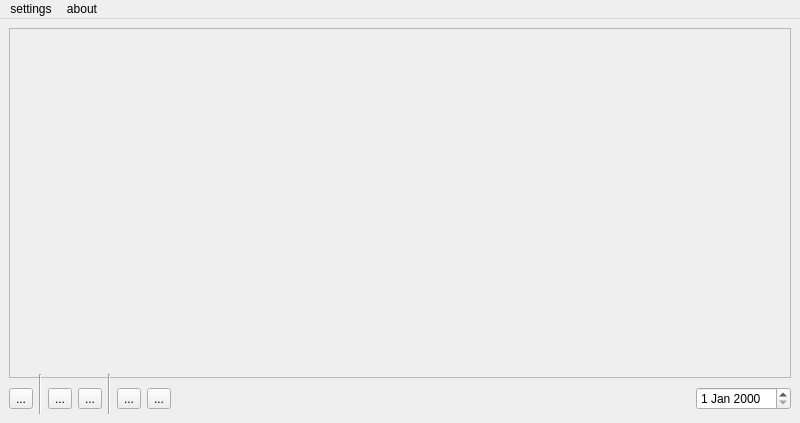
<?xml version="1.0" encoding="UTF-8"?>
<ui version="4.0">
 <class>MainWindow</class>
 <widget class="QMainWindow" name="MainWindow">
  <property name="geometry">
   <rect>
    <x>0</x>
    <y>0</y>
    <width>800</width>
    <height>423</height>
   </rect>
  </property>
  <property name="windowTitle">
   <string>MainWindow</string>
  </property>
  <widget class="QWidget" name="centralwidget">
   <property name="minimumSize">
    <size>
     <width>0</width>
     <height>400</height>
    </size>
   </property>
   <layout class="QGridLayout" name="gridLayout">
    <item row="0" column="0">
     <widget class="QGraphicsView" name="graphicsView">
      <property name="enabled">
       <bool>false</bool>
      </property>
      <property name="sizePolicy">
       <sizepolicy hsizetype="Expanding" vsizetype="Expanding">
        <horstretch>0</horstretch>
        <verstretch>0</verstretch>
       </sizepolicy>
      </property>
      <property name="minimumSize">
       <size>
        <width>0</width>
        <height>350</height>
       </size>
      </property>
     </widget>
    </item>
    <item row="1" column="0">
     <widget class="QStackedWidget" name="stackedWidget">
      <property name="minimumSize">
       <size>
        <width>0</width>
        <height>50</height>
       </size>
      </property>
      <property name="currentIndex">
       <number>0</number>
      </property>
      <widget class="QWidget" name="page_3">
       <widget class="QWidget" name="widget" native="true">
        <property name="geometry">
         <rect>
          <x>0</x>
          <y>10</y>
          <width>782</width>
          <height>50</height>
         </rect>
        </property>
        <layout class="QHBoxLayout" name="horizontalLayout">
         <item>
          <layout class="QHBoxLayout" name="horizontalLayout_7">
           <item>
            <widget class="QToolButton" name="toolButton">
             <property name="text">
              <string>...</string>
             </property>
             <property name="icon">
              <iconset resource="todoy.qrc">
               <normaloff>:/no/sketch_freedraw.png</normaloff>:/no/sketch_freedraw.png</iconset>
             </property>
            </widget>
           </item>
           <item>
            <widget class="Line" name="line_2">
             <property name="orientation">
              <enum>Qt::Vertical</enum>
             </property>
            </widget>
           </item>
           <item>
            <widget class="QToolButton" name="toolButton_color">
             <property name="text">
              <string>...</string>
             </property>
             <property name="icon">
              <iconset resource="todoy.qrc">
               <normaloff>:/no/control_personalization.png</normaloff>:/no/control_personalization.png</iconset>
             </property>
            </widget>
           </item>
           <item>
            <widget class="QToolButton" name="toolButton_undo">
             <property name="text">
              <string>...</string>
             </property>
             <property name="icon">
              <iconset resource="todoy.qrc">
               <normaloff>:/no/general_undo.png</normaloff>:/no/general_undo.png</iconset>
             </property>
            </widget>
           </item>
           <item>
            <widget class="Line" name="line">
             <property name="orientation">
              <enum>Qt::Vertical</enum>
             </property>
            </widget>
           </item>
           <item>
            <widget class="QToolButton" name="toolButton_trash">
             <property name="text">
              <string>...</string>
             </property>
             <property name="icon">
              <iconset resource="todoy.qrc">
               <normaloff>:/no/camera_delete.png</normaloff>:/no/camera_delete.png</iconset>
             </property>
            </widget>
           </item>
           <item>
            <widget class="QToolButton" name="toolButton_save">
             <property name="text">
              <string>...</string>
             </property>
             <property name="icon">
              <iconset resource="todoy.qrc">
               <normaloff>:/no/notes_save.png</normaloff>:/no/notes_save.png</iconset>
             </property>
            </widget>
           </item>
          </layout>
         </item>
         <item>
          <spacer name="horizontalSpacer">
           <property name="orientation">
            <enum>Qt::Horizontal</enum>
           </property>
           <property name="sizeHint" stdset="0">
            <size>
             <width>40</width>
             <height>20</height>
            </size>
           </property>
          </spacer>
         </item>
         <item>
          <widget class="QDateEdit" name="dateEdit"/>
         </item>
        </layout>
       </widget>
      </widget>
      <widget class="QWidget" name="page_4">
       <widget class="QWidget" name="widget_2" native="true">
        <property name="geometry">
         <rect>
          <x>0</x>
          <y>10</y>
          <width>782</width>
          <height>50</height>
         </rect>
        </property>
        <layout class="QHBoxLayout" name="horizontalLayout_5">
         <item>
          <widget class="QToolButton" name="toolButton_3">
           <property name="text">
            <string>...</string>
           </property>
           <property name="icon">
            <iconset resource="todoy.qrc">
             <normaloff>:/no/widgets_time_editor.png</normaloff>:/no/widgets_time_editor.png</iconset>
           </property>
          </widget>
         </item>
         <item>
          <widget class="Line" name="line_3">
           <property name="orientation">
            <enum>Qt::Vertical</enum>
           </property>
          </widget>
         </item>
         <item>
          <widget class="QLineEdit" name="lineEdit"/>
         </item>
         <item>
          <layout class="QHBoxLayout" name="horizontalLayout_6">
           <item>
            <widget class="QToolButton" name="toolButton_alarm">
             <property name="text">
              <string>...</string>
             </property>
             <property name="icon">
              <iconset resource="todoy.qrc">
               <normaloff>:/no/clock_calendar_alarm.png</normaloff>:/no/clock_calendar_alarm.png</iconset>
             </property>
            </widget>
           </item>
           <item>
            <widget class="QToolButton" name="toolButton_event">
             <property name="text">
              <string>...</string>
             </property>
             <property name="icon">
              <iconset resource="todoy.qrc">
               <normaloff>:/no/clock_calendar_birthday.png</normaloff>:/no/clock_calendar_birthday.png</iconset>
             </property>
            </widget>
           </item>
           <item>
            <widget class="QToolButton" name="toolButton_todo">
             <property name="text">
              <string>...</string>
             </property>
             <property name="icon">
              <iconset resource="todoy.qrc">
               <normaloff>:/no/clock_calendar_task.png</normaloff>:/no/clock_calendar_task.png</iconset>
             </property>
            </widget>
           </item>
          </layout>
         </item>
         <item>
          <widget class="QDateEdit" name="dateEdit_2"/>
         </item>
        </layout>
       </widget>
      </widget>
     </widget>
    </item>
   </layout>
  </widget>
  <widget class="QMenuBar" name="menubar">
   <property name="geometry">
    <rect>
     <x>0</x>
     <y>0</y>
     <width>800</width>
     <height>23</height>
    </rect>
   </property>
   <widget class="QMenu" name="menuSettings">
    <property name="title">
     <string>settings</string>
    </property>
   </widget>
   <widget class="QMenu" name="menuAbout">
    <property name="title">
     <string>about</string>
    </property>
   </widget>
   <addaction name="menuSettings"/>
   <addaction name="menuAbout"/>
  </widget>
 </widget>
 <resources>
  <include location="todoy.qrc"/>
 </resources>
 <connections/>
</ui>
